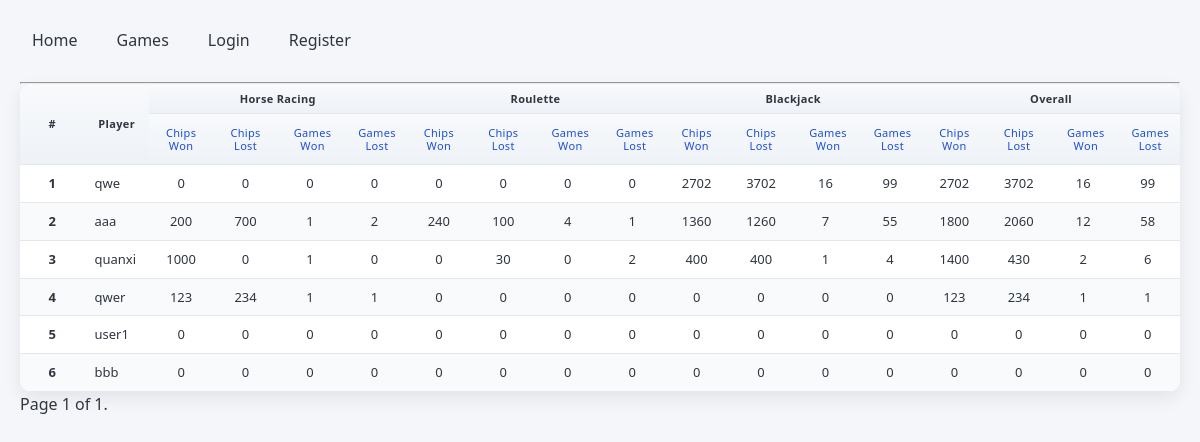
Page /leaderboard/ on the committed database.
### GamePlatformApp/models.py (models this page shows)
class User(AbstractUser):
    profile_picture = models.ImageField(upload_to='img/', default = 'profile.jpg')
    bio = models.CharField(max_length=250, default='A GamePlatform user')
    created_at = models.DateTimeField(auto_now_add=True)
    updated_at = models.DateTimeField(auto_now=True)
    chips = models.IntegerField(default=1000)
    horse_race_chips_bet = models.IntegerField(default=0)
    horse_race_chips_won = models.IntegerField(default=0)
    horse_race_games_won = models.IntegerField(default=0)
    horse_race_games_lost = models.IntegerField(default=0)
    horse_race_chips_lost = models.IntegerField(default=0)
    horse_race_highest_win = models.IntegerField(default=0)
    horse_race_highest_lost = models.IntegerField(default=0)
    roulette_chips_bet = models.IntegerField(default=0)
    roulette_chips_won = models.IntegerField(default=0)
    roulette_games_won = models.IntegerField(default=0)
    roulette_games_lost = models.IntegerField(default=0)
    roulette_chips_lost = models.IntegerField(default=0)
    roulette_highest_win = models.IntegerField(default=0)
    roulette_highest_lost = models.IntegerField(default=0)
    blackjack_chips_bet = models.IntegerField(default=0)
    blackjack_chips_won = models.IntegerField(default=0)
    blackjack_games_won = models.IntegerField(default=0)
    blackjack_games_lost = models.IntegerField(default=0)
    blackjack_chips_lost = models.IntegerField(default=0)
    blackjack_highest_win = models.IntegerField(default=0)
    blackjack_highest_lost = models.IntegerField(default=0)
    total_chips_bet = models.IntegerField(default=0)
    total_chips_won = models.IntegerField(default=0)
    total_games_won = models.IntegerField(default=0)
    total_games_lost = models.IntegerField(default=0)
    total_chips_lost = models.IntegerField(default=0)
    total_highest_win = models.IntegerField(default=0)
    total_highest_lost = models.IntegerField(default=0)

### GamePlatformApp/views.py (the view)
# urls.py: path('leaderboard/', LeaderboardView.as_view(), name='leaderboard'),
class LeaderboardView(ListView):
    model = User
    template_name = 'GamePlatformApp/leaderboard.html'
    context_object_name = 'users'
    paginate_by = 25
    def get_ordering(self):
        sort_key = self.request.GET.get('sort', 'total_won')
        direction = self.request.GET.get('dir', 'desc')
        sort_field = SORTABLE_FIELDS.get(sort_key, 'total_chips_won')
        if direction == 'desc':
            return f'-{sort_field}'
        return sort_field
    def get_context_data(self, **kwargs):
        context = super().get_context_data(**kwargs)
        context['sort'] = self.request.GET.get('sort', 'total_won')
        context['dir'] = self.request.GET.get('dir', 'desc')
        return context

### templates/GamePlatformApp/leaderboard.html (shortened to what this page needs)
<!DOCTYPE html>
{% extends 'GamePlatformApp/base_navbar.html' %}
{% block content %}
{% load static %}
<link rel="stylesheet" href="{% static 'css/leaderboard.css' %}">
<table class="leaderboard">
    <thead>
        <tr>
            <th rowspan="2">#</th>
            <th rowspan="2">Player</th>
            <th colspan="4">Horse Racing</th>
            <th colspan="4">Roulette</th>
            <th colspan="4">Blackjack</th>
            <th colspan="4">Overall</th>
        </tr>
        <tr>
            <th><a href="?sort=horse_won">Chips Won</a></th>
            <th><a href="?sort=horse_lost">Chips Lost</a></th>
            <th><a href="?sort=horse_games_won">Games Won</a></th>
            <th><a href="?sort=horse_games_lost">Games Lost</a></th>
            <th><a href="?sort=roulette_won">Chips Won</a></th>
            <th><a href="?sort=roulette_lost">Chips Lost</a></th>
            <th><a href="?sort=roulette_games_won">Games Won</a></th>
            <th><a href="?sort=roulette_games_lost">Games Lost</a></th>
            <th><a href="?sort=blackjack_won">Chips Won</a></th>
            <th><a href="?sort=blackjack_lost">Chips Lost</a></th>
            <th><a href="?sort=blackjack_games_won">Games Won</a></th>
            <th><a href="?sort=blackjack_games_lost">Games Lost</a></th>
            <th><a href="?sort=total_won">Chips Won</a></th>
            <th><a href="?sort=total_lost">Chips Lost</a></th>
            <th><a href="?sort=total_games_won">Games Won</a></th>
            <th><a href="?sort=total_games_lost">Games Lost</a></th>
        </tr>
    </thead>
    <tbody>
        {% for u in users %}
        <tr>
            <td>{{ forloop.counter }}</td>
            <td>{{ u.username }}</td>
            <td>{{ u.horse_race_chips_won }}</td>
            <td>{{ u.horse_race_chips_lost }}</td>
            <td>{{ u.horse_race_games_won }}</td>
            <td>{{ u.horse_race_games_lost }}</td>
            <td>{{ u.roulette_chips_won }}</td>
            <td>{{ u.roulette_chips_lost }}</td>
            <td>{{ u.roulette_games_won }}</td>
            <td>{{ u.roulette_games_lost }}</td>
            <td>{{ u.blackjack_chips_won }}</td>
            <td>{{ u.blackjack_chips_lost }}</td>
            <td>{{ u.blackjack_games_won }}</td>
            <td>{{ u.blackjack_games_lost }}</td>
            <td>{{ u.total_chips_won }}</td>
            <td>{{ u.total_chips_lost }}</td>
            <td>{{ u.total_games_won }}</td>
            <td>{{ u.total_games_lost }}</td>
        </tr>
        {% endfor %}
    </tbody>
</table>
<div class="pagination">
    <span class="step-links">
        <span class="current">
            Page {{ page_obj.number }} of {{ page_obj.paginator.num_pages }}.
        </span>
    </span>
</div>
{% endblock %}

### static/css/base.css (style rules this page uses)
* { margin: 0; padding: 0; box-sizing: border-box; font-family: 'Segoe UI', Tahoma, Geneva, Verdana, sans-serif; }
body { background-color: #f5f6fa; color: #2f3640; line-height: 1.6; padding: 20px; }
a { text-decoration: none; color: #2f3640; font-weight: 500; padding: 4px 6px; border-radius: 6px; transition: background-color 0.2s, color 0.2s; }

### static/css/leaderboard.css (style rules this page uses)
table.leaderboard { width: 100%; border-collapse: separate; border-spacing: 0; table-layout: fixed; font-family: "Inter", "Segoe UI", Arial, sans-serif; font-size: 14px; background-color: #ffffff; border-radius: 12px; overflow: hidden; box-shadow: 0 6px 18px rgba(0, 0, 0, 0.08); }
table.leaderboard th, table.leaderboard td { padding: 8px 10px; text-align: center; border-bottom: 1px solid #e5e7eb; }
table.leaderboard thead th { background: linear-gradient(180deg, #f8fafc, #eef2f7); font-weight: 600; font-size: 11px; letter-spacing: 0.03em; white-space: normal; overflow: visible; text-overflow: unset; line-height: 1.2; }
table.leaderboard thead th a { color: #1d4ed8; text-decoration: none; display: inline-block; }
table.leaderboard tbody td { white-space: nowrap; overflow: hidden; text-overflow: ellipsis; }
table.leaderboard tbody tr:nth-child(even) { background-color: #f9fafb; }
table.leaderboard tbody td:first-child { font-weight: 600; }
table.leaderboard tbody td:nth-child(2) { text-align: left; font-weight: 500; }
@media (max-width: 1200px) { table.leaderboard { font-size: 13px; } }

### rows in the picture
User: username "qwe", horse_race_chips_won "0", horse_race_chips_lost "0", horse_race_games_won "0", horse_race_games_lost "0", roulette_chips_won "0", roulette_chips_lost "0", roulette_games_won "0", roulette_games_lost "0", blackjack_chips_won "2702", blackjack_chips_lost "3702", blackjack_games_won "16", blackjack_games_lost "99", total_chips_won "2702", total_chips_lost "3702", total_games_won "16", total_games_lost "99"
User: username "aaa", horse_race_chips_won "200", horse_race_chips_lost "700", horse_race_games_won "1", horse_race_games_lost "2", roulette_chips_won "240", roulette_chips_lost "100", roulette_games_won "4", roulette_games_lost "1", blackjack_chips_won "1360", blackjack_chips_lost "1260", blackjack_games_won "7", blackjack_games_lost "55", total_chips_won "1800", total_chips_lost "2060", total_games_won "12", total_games_lost "58"
User: username "quanxi", horse_race_chips_won "1000", horse_race_chips_lost "0", horse_race_games_won "1", horse_race_games_lost "0", roulette_chips_won "0", roulette_chips_lost "30", roulette_games_won "0", roulette_games_lost "2", blackjack_chips_won "400", blackjack_chips_lost "400", blackjack_games_won "1", blackjack_games_lost "4", total_chips_won "1400", total_chips_lost "430", total_games_won "2", total_games_lost "6"
User: username "qwer", horse_race_chips_won "123", horse_race_chips_lost "234", horse_race_games_won "1", horse_race_games_lost "1", roulette_chips_won "0", roulette_chips_lost "0", roulette_games_won "0", roulette_games_lost "0", blackjack_chips_won "0", blackjack_chips_lost "0", blackjack_games_won "0", blackjack_games_lost "0", total_chips_won "123", total_chips_lost "234", total_games_won "1", total_games_lost "1"
User: username "user1", horse_race_chips_won "0", horse_race_chips_lost "0", horse_race_games_won "0", horse_race_games_lost "0", roulette_chips_won "0", roulette_chips_lost "0", roulette_games_won "0", roulette_games_lost "0", blackjack_chips_won "0", blackjack_chips_lost "0", blackjack_games_won "0", blackjack_games_lost "0", total_chips_won "0", total_chips_lost "0", total_games_won "0", total_games_lost "0"
User: username "bbb", horse_race_chips_won "0", horse_race_chips_lost "0", horse_race_games_won "0", horse_race_games_lost "0", roulette_chips_won "0", roulette_chips_lost "0", roulette_games_won "0", roulette_games_lost "0", blackjack_chips_won "0", blackjack_chips_lost "0", blackjack_games_won "0", blackjack_games_lost "0", total_chips_won "0", total_chips_lost "0", total_games_won "0", total_games_lost "0"

### other values in the picture
{{ page_obj.number }} "1"
{{ page_obj.paginator.num_pages }} "1"
